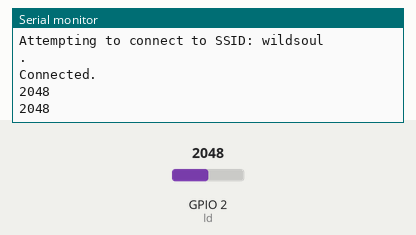
Recording of a sketch running on a simulated ESP32. Parts: the last lines printed to the serial monitor. Inputs (shaded band) come from the test bench; at power-on: GPIO 2 (ld) = 2048. WiFi joins after 1.5 s; servers stay silent unless stated.

Above: at 8.1 s.
8.2 s: GPIO 2 (ld) set to 2866
At 10.8 s:
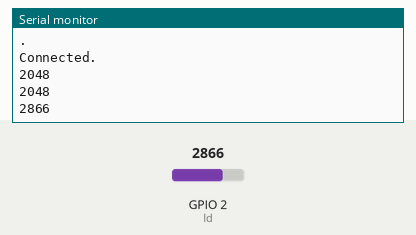
12.1 s: GPIO 2 (ld) set to 3603
At 15.5 s:
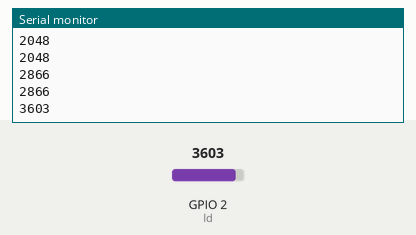
Timing chart, 0 to 17.0 s (numbered marks = the images above; inputs shaded):
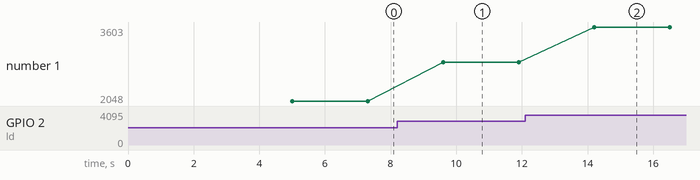

Measured:
- after the input at 8.2 s, the serial monitor: prints a new line after 1.4 s (image 1)
- after the input at 12.1 s, the serial monitor: prints a new line after 2.1 s (image 2)
- plotted number 1: 2048 → 2866 after the input at 8.2 s, 2866 → 3603 after the input at 12.1 s

The sketch:

LDR_Thingspeak.ino
```cpp
#include "ThingSpeak.h"
#include "WiFi.h"

//----------- Enter you Wi-Fi Details---------//
char ssid[] = "wildsoul"; //SSID
char pass[] = "funkey11"; // Password
//-------------------------------------------//

WiFiClient  client;

unsigned long myChannelField =  2400735; // Channel ID
const int ChannelField = 1; // Which channel to write data
//const int ChannelField1=2;
const char * myWriteAPIKey = "WAMGNWZV2DMRJGQ0"; // Your write API Key


int ld= 02;
int re=0;
//int led=26;

void setup() {
  // put your setup code here, to run once:
  Serial.begin(9600);
  pinMode(ld,INPUT);
 // pinMode(led,OUTPUT);
  WiFi.mode(WIFI_STA);
  ThingSpeak.begin(client);
}

void loop() {
  // put your main code here, to run repeatedly:
   if (WiFi.status() != WL_CONNECTED)
  {
    Serial.print("Attempting to connect to SSID: ");
    Serial.println(ssid);
    while (WiFi.status() != WL_CONNECTED)
    {
      WiFi.begin(ssid, pass);
      Serial.print(".");
      delay(5000);
    }
    Serial.println("\nConnected.");
  }

  re= analogRead(ld);  //storing the ldr value

   if (isnan(re))
      {
        Serial.println("Failed to read from LDR sensor!");
        return;
      }

  // if(re<1000){
  //     digitalWrite(led,0);
  // }
  // else if(re>1000){
  //   digitalWrite(led,1);
  // }

  Serial.println(re);

  delay(1000);
  ThingSpeak.writeField(myChannelField, ChannelField, re, myWriteAPIKey);
  delay(1000);
}
```
